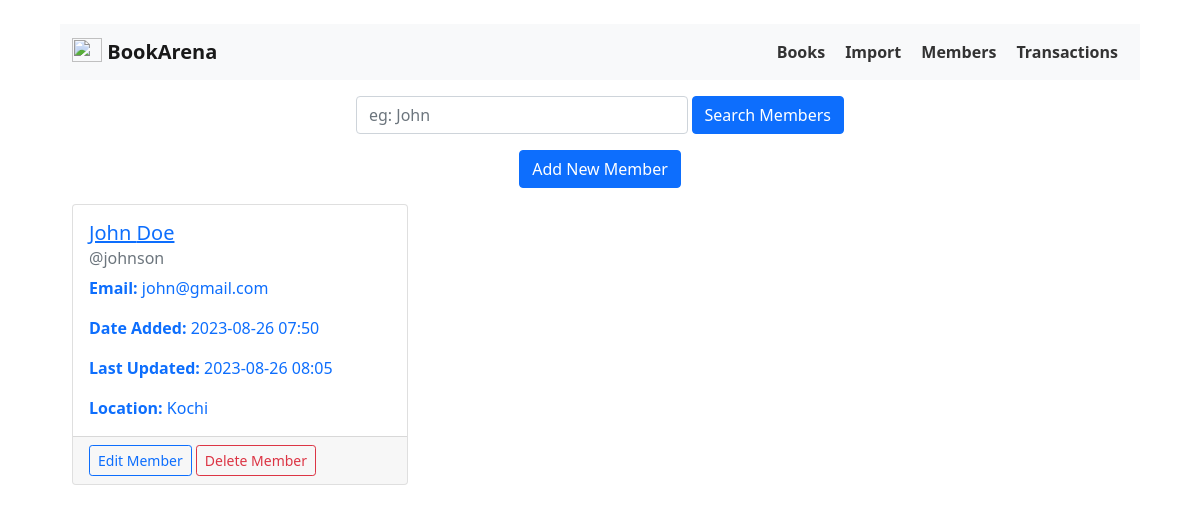
Page /members on the earlier database version.
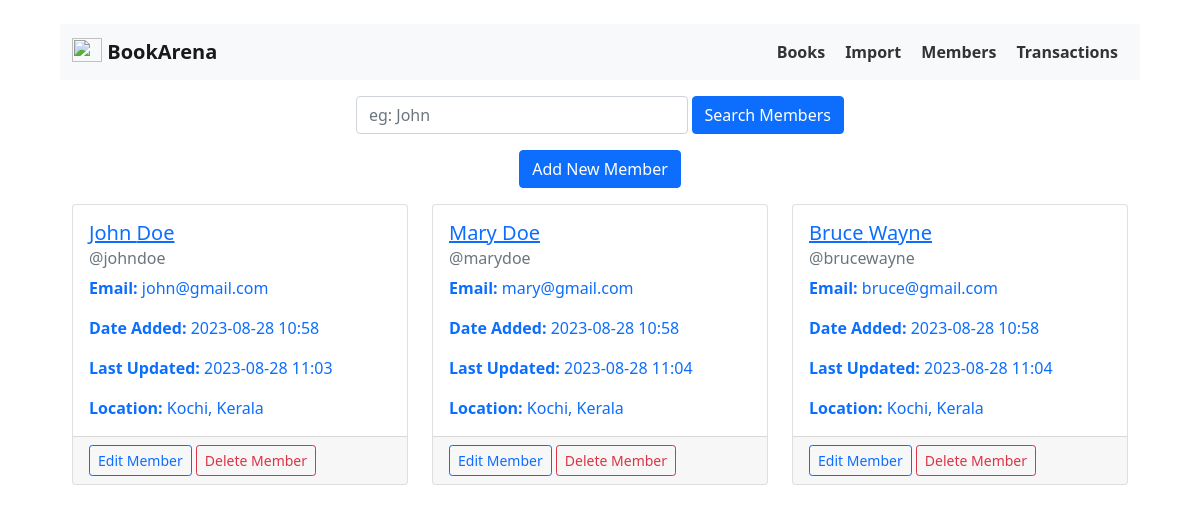
Same page on the later database version.
### app/model/Member.py (models this page shows)
class Member(db.Model):
    __tablename__ = "members"
    id = db.Column(db.Integer, primary_key=True)
    username = db.Column(db.String, unique=True, nullable=False)
    first_name = db.Column(db.String(30), nullable=False)
    last_name = db.Column(db.String(30), nullable=False)
    email = db.Column(db.String)
    location = db.Column(db.String)
    date_added = db.Column(db.DateTime, default=datetime.utcnow())
    date_updated = db.Column(db.DateTime, default=datetime.utcnow())
    transactions = relationship("Transaction", back_populates="member")

### app/routes/member_routes.py (the view)
@app.route("/members")
def members():
    members = Member.query.order_by(Member.date_added).all()
    return render_template("members/list.html", members=members)

### app/templates/members/list.html
{% extends 'base.html' %} {% block body %}
<div class="container">
    {% if members | length < 1 %} <div class="mt-5">
        <p>No members have been added to the database yet.</p>
        <p>Click <a href="/members/add">here</a> to add a new member.</p>
</div>
{% else %}
<div class="row justify-content-center m-3">
    <div class="col-12 col-md-6">
        <form action="/members/search/" method="post" class="d-flex">
            <input type="text" name="query" class="form-control me-1" placeholder="eg: John" />
            <button type="submit" class="btn btn-primary" style="white-space: nowrap;">Search Members</button>
        </form>
    </div>
</div>
<div class="m-3 text-center">
    <a href="/members/add" class="btn btn-primary">Add New Member</a>
</div>
<div class="row">
    {% for member in members %}
    <div class="col-lg-4 col-md-6 col-sm-12 mb-4">
        <div class="card">
            <a href="/members/{{member.id}}" class="card-body text-decoration-none">
                <h5 class="card-title text-decoration-underline">{{member.first_name}} {{member.last_name}}</h5>
                <h6 class="card-subtitle mb-2 text-muted">@{{member.username}}</h6>
                <p class="card-text"><b>Email:</b> {{member.email}}</p>
                <p class="card-text"><b>Date Added:</b> {{ member.date_added.strftime('%Y-%m-%d %H:%M') }}</p>
                <p class="card-text"><b>Last Updated:</b> {{ member.date_updated.strftime('%Y-%m-%d %H:%M') }}</p>
                <p class="card-text"><b>Location:</b> {{member.location}}</p>
            </a>
            <div class="card-footer">
                <a href="/members/edit/{{member.id}}" class="btn btn-sm btn-outline-primary">Edit Member</a>
                <a href="/members/delete/{{member.id}}" class="btn btn-sm btn-outline-danger">Delete Member</a>
            </div>
        </div>
    </div>
    {% endfor %}
</div>
{% endif %}
</div>
{% endblock %}

### app/templates/base.html (shortened to what this page needs)
<!DOCTYPE html>
<html lang="en">
<head>
  <link rel="stylesheet" href="{{ url_for('static', filename='css/bootstrap.min.css') }}">
  <link rel="stylesheet" href="{{ url_for('static', filename='css/main.css') }}">
</head>
<body>
  <nav class="navbar navbar-light bg-light">
    <div class="container-fluid">
      <a class="navbar-brand" href="/">
        <img src="{{ url_for('static', filename='images/magicBook.jpg') }}" alt="" width="30" height="24"
          class="d-inline-block align-text-top">
        BookArena
      </a>
      <ul>
        <li>
          <a href="/books">Books</a>
        </li>
        <li>
          <a href="/import">Import</a>
        </li>
        <li>
          <a href="/members">Members</a>
        </li>
        <li>
          <a href="/transactions">Transactions</a>
        </li>
      </ul>
    </div>
  </nav>
  {% block body %} {% endblock %}
</body>
</html>

### app/static/css/main.css (style rules this page uses)
* { margin: 0; padding: 0; }
body { padding: 2% 5%; }
nav ul { list-style: none; margin: 0; padding: 0; display: flex; justify-content: center; }
nav li { margin: 0 10px; }
nav a { text-decoration: none; color: #333; font-weight: bold; font-size: 16px; }

Differences in the rows shown:
changed Member "John": username "johnson" → "johndoe"; date_added "2023-08-26 07:50" → "2023-08-28 10:58"; date_updated "2023-08-26 08:05" → "2023-08-28 11:03"; location "Kochi" → "Kochi, Kerala"
added Member: first_name "Mary", last_name "Doe", username "marydoe", email "mary@gmail.com", date_added "2023-08-28 10:58", date_updated "2023-08-28 11:04", location "Kochi, Kerala"
added Member: first_name "Bruce", last_name "Wayne", username "brucewayne", email "bruce@gmail.com", date_added "2023-08-28 10:58", date_updated "2023-08-28 11:04", location "Kochi, Kerala"
